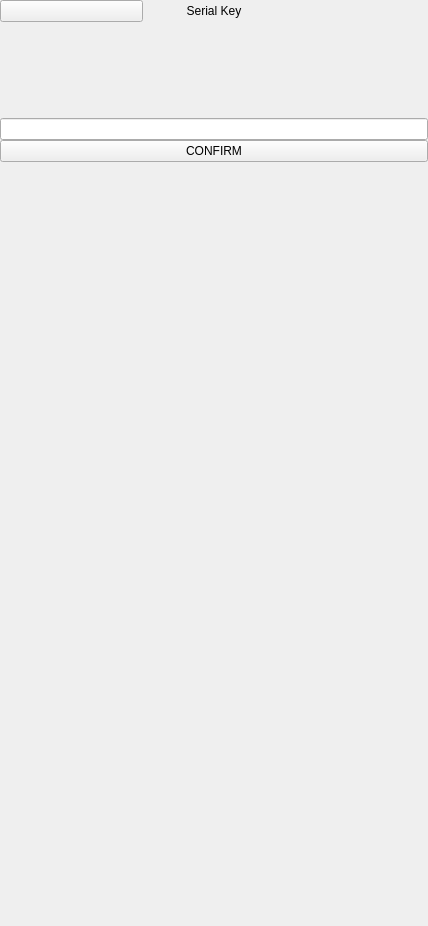
<?xml version="1.0" encoding="UTF-8"?>
<ui version="4.0">
 <class>SerialInput</class>
 <widget class="QWidget" name="SerialInput">
  <property name="geometry">
   <rect>
    <x>0</x>
    <y>0</y>
    <width>428</width>
    <height>926</height>
   </rect>
  </property>
  <property name="windowTitle">
   <string>Form</string>
  </property>
  <layout class="QVBoxLayout" name="verticalLayout">
   <property name="spacing">
    <number>0</number>
   </property>
   <property name="leftMargin">
    <number>0</number>
   </property>
   <property name="topMargin">
    <number>0</number>
   </property>
   <property name="rightMargin">
    <number>0</number>
   </property>
   <property name="bottomMargin">
    <number>0</number>
   </property>
   <item>
    <widget class="DapGuiWidget" name="Background">
     <property name="cssStyle">
      <string>backgroundcolor</string>
     </property>
     <layout class="QHBoxLayout" name="horizontalLayout">
      <property name="spacing">
       <number>0</number>
      </property>
      <property name="leftMargin">
       <number>0</number>
      </property>
      <property name="topMargin">
       <number>0</number>
      </property>
      <property name="rightMargin">
       <number>0</number>
      </property>
      <property name="bottomMargin">
       <number>0</number>
      </property>
      <item>
       <widget class="DapGuiWidget" name="MainWidget">
        <property name="cssStyle">
         <string>base-widget nobackground</string>
        </property>
        <layout class="QVBoxLayout" name="verticalLayout_2">
         <property name="spacing">
          <number>0</number>
         </property>
         <property name="leftMargin">
          <number>0</number>
         </property>
         <property name="topMargin">
          <number>0</number>
         </property>
         <property name="rightMargin">
          <number>0</number>
         </property>
         <property name="bottomMargin">
          <number>0</number>
         </property>
         <item>
          <widget class="DapGuiWidget" name="kelGuiWidget_2">
           <property name="cssStyle">
            <string>serin-top-content-spacer nobackground</string>
           </property>
          </widget>
         </item>
         <item>
          <widget class="DapGuiWidget" name="kelGuiWidget_6">
           <property name="cssStyle">
            <string>nobackground</string>
           </property>
           <layout class="QHBoxLayout" name="horizontalLayout_4">
            <property name="spacing">
             <number>0</number>
            </property>
            <property name="leftMargin">
             <number>0</number>
            </property>
            <property name="topMargin">
             <number>0</number>
            </property>
            <property name="rightMargin">
             <number>0</number>
            </property>
            <property name="bottomMargin">
             <number>0</number>
            </property>
            <item>
             <widget class="DapGuiPushButton" name="btnReturn">
              <property name="style">
               <enum>DapGuiPushButton::Custom</enum>
              </property>
              <property name="custom">
               <url>
                <string>qrc:/gui/asset/ic_close.png</string>
               </url>
              </property>
              <property name="customHover">
               <url>
                <string>qrc:/gui/asset/ic_close.png</string>
               </url>
              </property>
              <property name="customPushed">
               <url>
                <string>qrc:/gui/asset/ic_close.png</string>
               </url>
              </property>
              <property name="cssStyle" stdset="0">
               <string>cwb_close-btn nobackground</string>
              </property>
             </widget>
            </item>
            <item>
             <widget class="DapGuiLabel" name="lTitle">
              <property name="text">
               <string>Serial Key</string>
              </property>
              <property name="alignment">
               <set>Qt::AlignCenter</set>
              </property>
              <property name="cssStyle">
               <string>serin-title-text normalbold font24 darkblue lato noborder nobackground</string>
              </property>
             </widget>
            </item>
            <item>
             <widget class="DapGuiWidget" name="kelGuiWidget_7">
              <property name="cssStyle">
               <string>cwb_close-btn nobackground</string>
              </property>
             </widget>
            </item>
           </layout>
          </widget>
         </item>
         <item>
          <widget class="DapGuiWidget" name="kelGuiWidget_8">
           <property name="cssStyle">
            <string>serin-bottom-content-spacer nobackground</string>
           </property>
          </widget>
         </item>
         <item>
          <widget class="DapGuiButton" name="btnSerial">
           <property name="cssStyle">
            <string>cwb_height nobackground noborder</string>
           </property>
           <property name="buttonStyle" stdset="0">
            <enum>DapGuiButton::EditTopMainBottomSub</enum>
           </property>
           <property name="mainText">
            <string>____-____-____-____</string>
           </property>
           <property name="subText">
            <string>insert serial key</string>
           </property>
           <property name="mainCssClass">
            <string>darkblue normalbold font20 nobackground noborder</string>
           </property>
           <property name="subCssClass">
            <string>gray uppercase font12 nobackground noborder</string>
           </property>
           <property name="leftCssClass">
            <string>darkblue normalbold font30 nobackground noborder</string>
           </property>
          </widget>
         </item>
         <item>
          <widget class="DapGuiWidget" name="customInputBorder">
           <property name="cssStyle">
            <string>login-input-border nobackground</string>
           </property>
           <layout class="QHBoxLayout" name="horizontalLayout_2">
            <property name="spacing">
             <number>0</number>
            </property>
            <property name="leftMargin">
             <number>0</number>
            </property>
            <property name="topMargin">
             <number>0</number>
            </property>
            <property name="rightMargin">
             <number>0</number>
            </property>
            <property name="bottomMargin">
             <number>0</number>
            </property>
            <item>
             <widget class="SerialInputField" name="customInput" native="true">
              <property name="minimumSize">
               <size>
                <width>0</width>
                <height>96</height>
               </size>
              </property>
              <property name="styleSheet">
               <string notr="true">background-color: rgba(0,0,0,0);</string>
              </property>
             </widget>
            </item>
           </layout>
          </widget>
         </item>
         <item>
          <widget class="DapGuiLineEdit" name="editSerial">
           <property name="maxLength">
            <number>19</number>
           </property>
           <property name="cssStyle">
            <string>nobackground</string>
           </property>
          </widget>
         </item>
         <item>
          <widget class="DapGuiWidget" name="kelGuiWidget_5">
           <property name="cssStyle">
            <string>serin-top-content-spacer nobackground</string>
           </property>
          </widget>
         </item>
         <item>
          <widget class="DapGuiWidget" name="kelGuiWidget_4">
           <property name="cssStyle">
            <string>nobackground</string>
           </property>
           <layout class="QHBoxLayout" name="horizontalLayout_3">
            <property name="spacing">
             <number>0</number>
            </property>
            <property name="leftMargin">
             <number>0</number>
            </property>
            <property name="topMargin">
             <number>0</number>
            </property>
            <property name="rightMargin">
             <number>0</number>
            </property>
            <property name="bottomMargin">
             <number>0</number>
            </property>
            <item>
             <widget class="DapGuiPushButton" name="btnConfirm">
              <property name="text">
               <string>CONFIRM</string>
              </property>
              <property name="cssStyle" stdset="0">
               <string>cwpb_bigbutton</string>
              </property>
             </widget>
            </item>
           </layout>
          </widget>
         </item>
         <item>
          <widget class="DapGuiWidget" name="kelGuiWidget_3">
           <property name="sizePolicy">
            <sizepolicy hsizetype="Preferred" vsizetype="Expanding">
             <horstretch>0</horstretch>
             <verstretch>0</verstretch>
            </sizepolicy>
           </property>
           <property name="cssStyle">
            <string>nobackground</string>
           </property>
          </widget>
         </item>
        </layout>
       </widget>
      </item>
     </layout>
    </widget>
   </item>
  </layout>
 </widget>
 <customwidgets>
  <customwidget>
   <class>DapGuiButton</class>
   <extends>QWidget</extends>
   <header>dapguibutton.h</header>
  </customwidget>
  <customwidget>
   <class>DapGuiPushButton</class>
   <extends>QPushButton</extends>
   <header>dapguipushbutton.h</header>
  </customwidget>
  <customwidget>
   <class>DapGuiLineEdit</class>
   <extends>QLineEdit</extends>
   <header>dapguilineedit.h</header>
  </customwidget>
  <customwidget>
   <class>DapGuiLabel</class>
   <extends>QLabel</extends>
   <header>dapguilabel.h</header>
  </customwidget>
  <customwidget>
   <class>DapGuiWidget</class>
   <extends>QWidget</extends>
   <header>dapguiwidget.h</header>
   <container>1</container>
  </customwidget>
  <customwidget>
   <class>SerialInputField</class>
   <extends>QWidget</extends>
   <header location="global">ui/helper/serialinputfield.h</header>
   <container>1</container>
  </customwidget>
 </customwidgets>
 <resources/>
 <connections/>
</ui>
